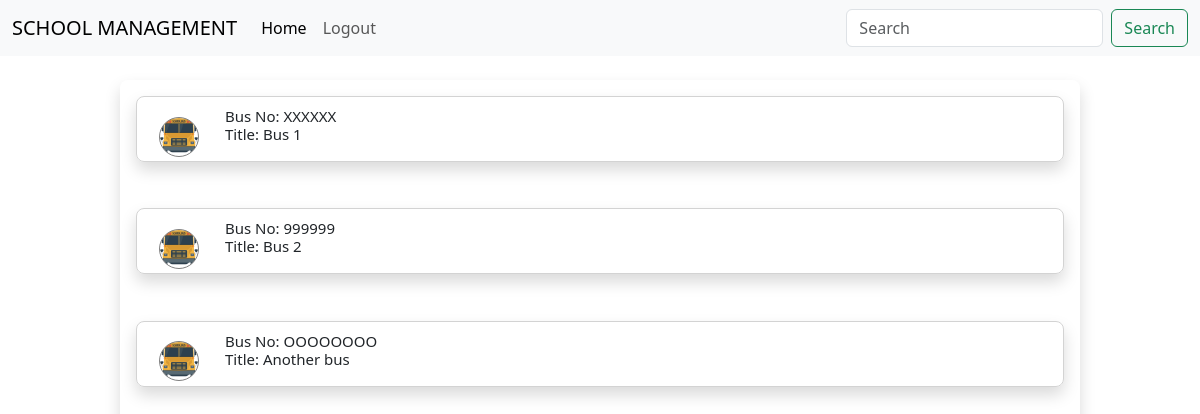
Screenshot of /student_panel/buspanel.php (signed in) with the database file from the repository.
### tables this page shows
CREATE TABLE `buses` (
  `s_no` int(11) NOT NULL,
  `bus_id` varchar(20) NOT NULL,
  `bus_title` varchar(100) NOT NULL,
  `bus_number` varchar(20) NOT NULL,
  `request` varchar(11) NOT NULL
);

### student_panel/buspanel.php (the view, shortened to what this page needs)
<?php
include('database.php');
?>
<!DOCTYPE html>
<html lang="en">
<head>
    <link href="https://cdn.jsdelivr.net/npm/bootstrap@5.3.3/dist/css/bootstrap.min.css" rel="stylesheet">
    <link rel="stylesheet" type="text/css" href="styles.css">
    <link rel="stylesheet" href="https://cdnjs.cloudflare.com/ajax/libs/font-awesome/6.0.0-beta3/css/all.min.css">
</head>
<body>
    <nav class="navbar navbar-expand-lg bg-body-tertiary">
        <div class="container-fluid">
            <a class="navbar-brand" href="#">SCHOOL MANAGEMENT</a>
            <div class="collapse navbar-collapse" id="navbarSupportedContent">
                <ul class="navbar-nav me-auto mb-2 mb-lg-0">
                    <li class="nav-item">
                        <a class="nav-link active" aria-current="page" href="index.php">Home</a>
                    </li>
                    <li class="nav-item">
                        <a class="nav-link" href="logout.php">Logout</a>
                    </li>
                </ul>
                <form class="d-flex" role="search">
                    <input class="form-control me-2" type="search" placeholder="Search" aria-label="Search">
                    <button class="btn btn-outline-success" type="submit">Search</button>
                </form>
            </div>
        </div>
    </nav>
    <div class="container mt-4 border-0 p-3 shadow">
        <?php
$uid = $_SESSION['uid'];
$query = "SELECT * FROM students WHERE id=?";
$stmt = mysqli_prepare($conn, $query);
mysqli_stmt_bind_param($stmt, "s", $uid);
mysqli_stmt_execute($stmt);
$result = mysqli_stmt_get_result($stmt);
if (mysqli_num_rows($result) > 0) {
    $row2 = mysqli_fetch_assoc($result);
    if ($row2["request"] == "") {
        echo '<button type="button" data-uid="' . htmlspecialchars($uid) . '" id="request" class="btn btn-primary" data-mdb-ripple-init>
        <i class="fas fa-paper-plane me-2"></i> Request For Bus
      </button>';
        $sql = "UPDATE students SET request='pending', request_date=CURRENT_DATE, request_time=CURRENT_TIME WHERE id=?";
        $stmt = mysqli_prepare($conn, $sql);
        mysqli_stmt_bind_param($stmt, "s", $uid);
        mysqli_stmt_execute($stmt);
        mysqli_stmt_close($stmt);
    } else if ($row2["request"] == "accepted") {
        $sql = "SELECT * FROM buses";
        $result = mysqli_query($conn, $sql);
        if ($result && mysqli_num_rows($result) > 0) {
            while ($row = mysqli_fetch_assoc($result)) {
                echo "
                <div class='container shadow' style='margin: 0; width: 100%; margin-bottom: 5%'>
                <a href='buslocation.php?bus_id=" . htmlspecialchars($row['bus_id']) . "' class='text-decoration-none text-dark'>
                        <div class='d-flex align-items-center'>
                            <div class='bus-icon'></div>
                            <div class='ms-3'>
                                <h5 style='font-size: 15px; padding: 10px;'>Bus No: " . htmlspecialchars($row['bus_number']) . " <br>Title: " . htmlspecialchars($row['bus_title']) . "</h5>
                            </div>
                        </div>
                      </a>
                      </div>";
            }
        } else {
            echo "<center>No Buses found</center>";
        }
    } else {
        echo "<div class='pending'>
         <img src='images/pending.gif' id='pen'>
        </div>";
    }
} else {
    echo "Student not found";
}
?>
    </div>
</body>
</html>

### student_panel/styles.css (style rules this page uses)
.container { height: auto; width: 80%; display: flex; justify-content: center; flex-direction: column; border: 1px solid lightgrey; border-radius: 8px; margin-top: 3%; }

### student_panel/buspanel.php (style rules this page uses)
.bus-icon { height: 40px; width: 40px; border: 1px solid grey; margin-top: 15px; margin-left: 10px; border-radius: 50%; background-image: url('images/bus-icon.png'); background-position: center; background-size: cover; }

### rows the page displays
buses: bus_number "XXXXXX", bus_title "Bus 1"
buses: bus_number "999999", bus_title "Bus 2"
buses: bus_number "OOOOOOOO", bus_title "Another bus"
